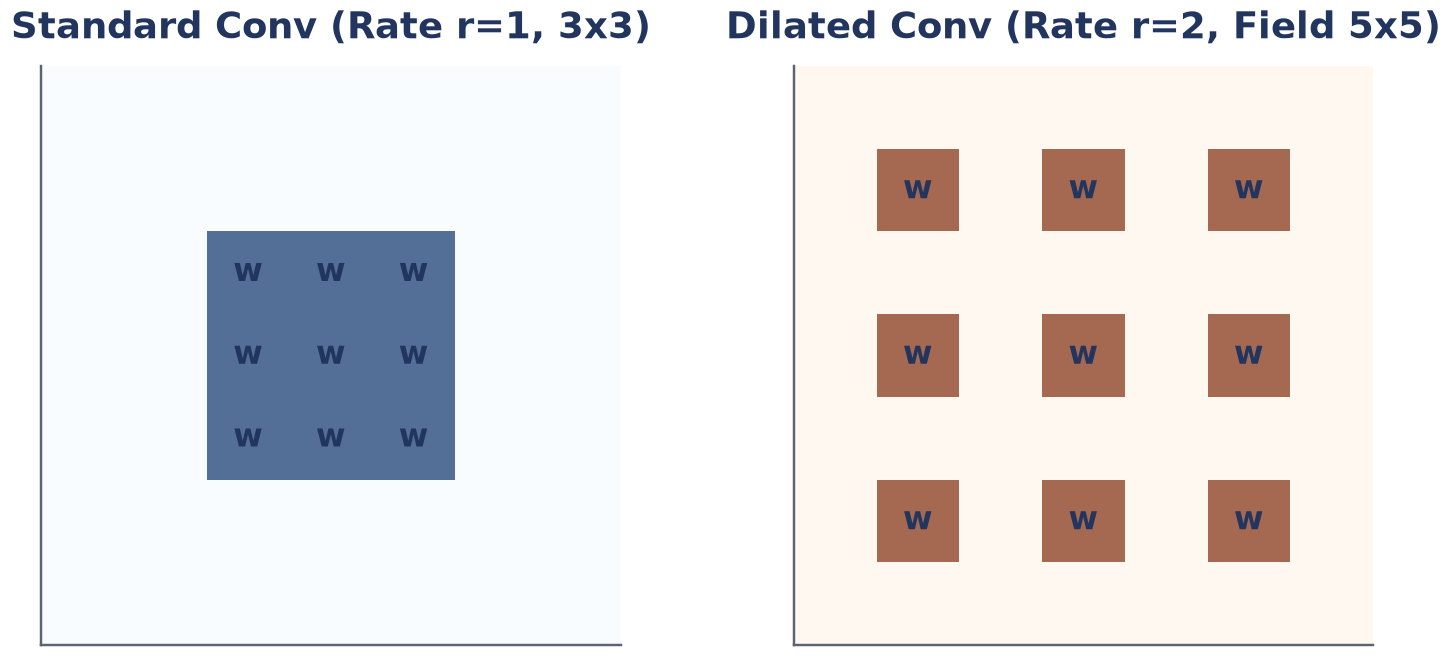

This chart was generated by the following Python code:
#!/usr/bin/env python3
import os
import sys
import numpy as np
import matplotlib.pyplot as plt

sys.path.insert(0, os.path.abspath(os.path.join(os.path.dirname(__file__), "../../../scripts")))
from figstyle import use_house_style, PALETTE

use_house_style()
here = os.path.dirname(os.path.abspath(__file__))

fig, (ax1, ax2) = plt.subplots(1, 2, figsize=(7.0, 3.2))

# Standard Convolution (r=1)
grid1 = np.zeros((7, 7))
grid1[2:5, 2:5] = 1.0 # 3x3 kernel
ax1.imshow(grid1, cmap="Blues", alpha=0.7)
ax1.set_title("Standard Conv (Rate r=1, 3x3)")
ax1.set_xticks([])
ax1.set_yticks([])
ax1.grid(True, color=PALETTE["muted"])
for i in range(7):
    for j in range(7):
        if grid1[i, j] == 1.0:
            ax1.text(j, i, "w", ha="center", va="center", color=PALETTE["ink"], fontweight="bold")

# Dilated Convolution (r=2)
grid2 = np.zeros((7, 7))
grid2[1, 1] = 1.0; grid2[1, 3] = 1.0; grid2[1, 5] = 1.0
grid2[3, 1] = 1.0; grid2[3, 3] = 1.0; grid2[3, 5] = 1.0
grid2[5, 1] = 1.0; grid2[5, 3] = 1.0; grid2[5, 5] = 1.0
ax2.imshow(grid2, cmap="Oranges", alpha=0.7)
ax2.set_title("Dilated Conv (Rate r=2, Field 5x5)")
ax2.set_xticks([])
ax2.set_yticks([])
ax2.grid(True, color=PALETTE["muted"])
for i in range(7):
    for j in range(7):
        if grid2[i, j] == 1.0:
            ax2.text(j, i, "w", ha="center", va="center", color=PALETTE["ink"], fontweight="bold")

out = os.path.join(here, "fig_dilated_conv.png")
fig.tight_layout()
fig.savefig(out, dpi=220, bbox_inches="tight")
plt.close(fig)
print("Saved fig_dilated_conv.png")
